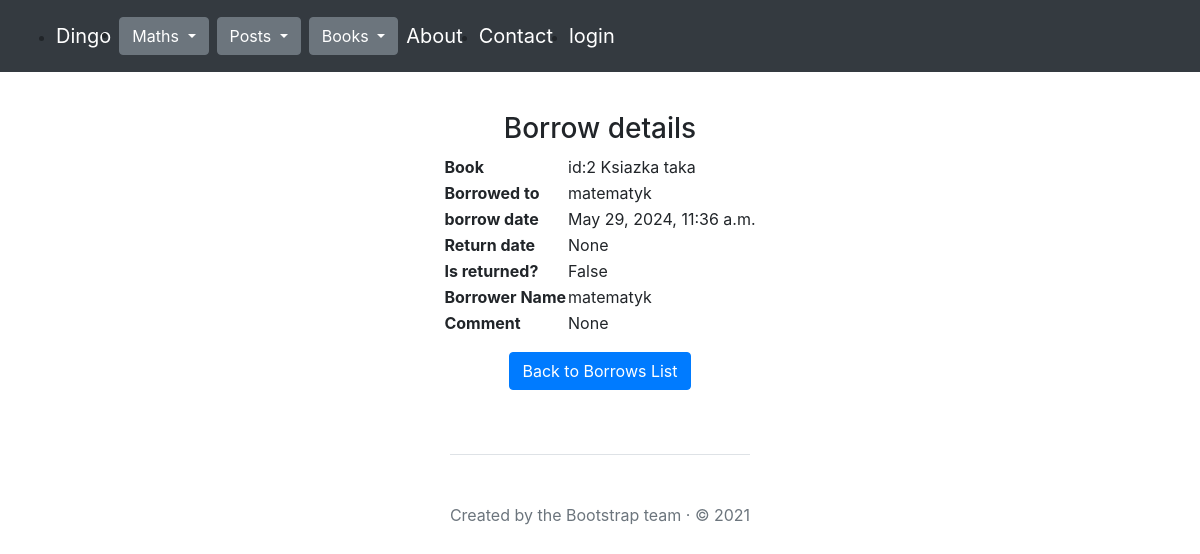
Screenshot of /books/borrow/9 with the database file from the repository.
### books/models.py (models this page shows, shortened)
class Borrow(models.Model):
    borrow_date = models.DateTimeField(auto_now_add=True)
    return_date = models.DateTimeField(null=True)
    is_returned = models.BooleanField(default=False)
    comment = models.TextField(null=True)
    book = models.ForeignKey(
        Book,
        on_delete=models.CASCADE,
        null=False,
        blank=False,
        related_name='borrows'
    )
    user = models.ForeignKey(
        User,
        on_delete=models.CASCADE,
        null=False,
        blank=False,
        related_name='borrows',
    )

class Book(models.Model):
    title = models.CharField(max_length=30, unique=True, null=False)
    comment = models.TextField(null=True)
    pages = models.IntegerField(null=True)
    image = models.ImageField(upload_to='photos/%Y/%m/%d', null=True, default='')
    tags = models.ManyToManyField("books.Tag", related_name="books")
    author = models.ForeignKey(
        'books.Author',
        on_delete=models.CASCADE,
        null=False,
        blank=False
    )
    def __str__(self):
        return (f"id:{self.id} {self.title}")

### books/views.py (the view)
# urls.py: path('borrow/<int:id>', borrow_details, name="borrow_details"),
def borrow_details(request, id):
    borrow = get_object_or_404(Borrow, id=id)
    if request.method == 'POST' and 'borrow_id' in request.POST:
        borrow = Borrow.objects.get(id=request.POST['borrow_id'])
        borrow.is_returned = True
        borrow.return_date = timezone.now()
        borrow.save()
        return redirect('books:borrow_details', id=id)
    return render(
        request=request,
        template_name="books/borrow_details.html",
        context={"borrow": borrow,
                 }
    )

### books/templates/books/borrow_details.html (shortened to what this page needs)
{% extends "main.html" %}
{% block content %}
<div class="mt-3 d-flex flex-column align-items-center justify-content-center">
    <h3>Borrow details</h3>
    <table>
        <tr>
            <th>Book</th>
            <td>{{ borrow.book }}</td>
        </tr>
        <tr>
            <th>Borrowed to</th>
            <td>{{ borrow.user }}</td>
        </tr>
        <tr>
            <th>borrow date</th>
            <td>{{ borrow.borrow_date }}</td>
        </tr>
        <tr>
            <th>Return date</th>
            <td>{{ borrow.return_date }}</td>
        </tr>
        <tr>
            <th>Is returned?</th>
            <td>{{ borrow.is_returned }}</td>
        </tr>
        <tr>
            <th>Borrower Name</th>
            <td>{{ borrow.user }}</td>
        </tr>
        <tr>
            <th>Comment</th>
            <td>{{ borrow.comment }}</td>
        </tr>
    </table>
    <a href="{% url 'books:borrows_list' user.username %}" class="btn btn-primary mt-3">Back to Borrows List</a>
</div>
{% endblock %}

### rows the page displays
Borrow: book "id:2 Ksiazka taka", user "matematyk", borrow_date "May 29, 2024, 11:36 a.m.", return_date "None", is_returned "False", comment "None"
